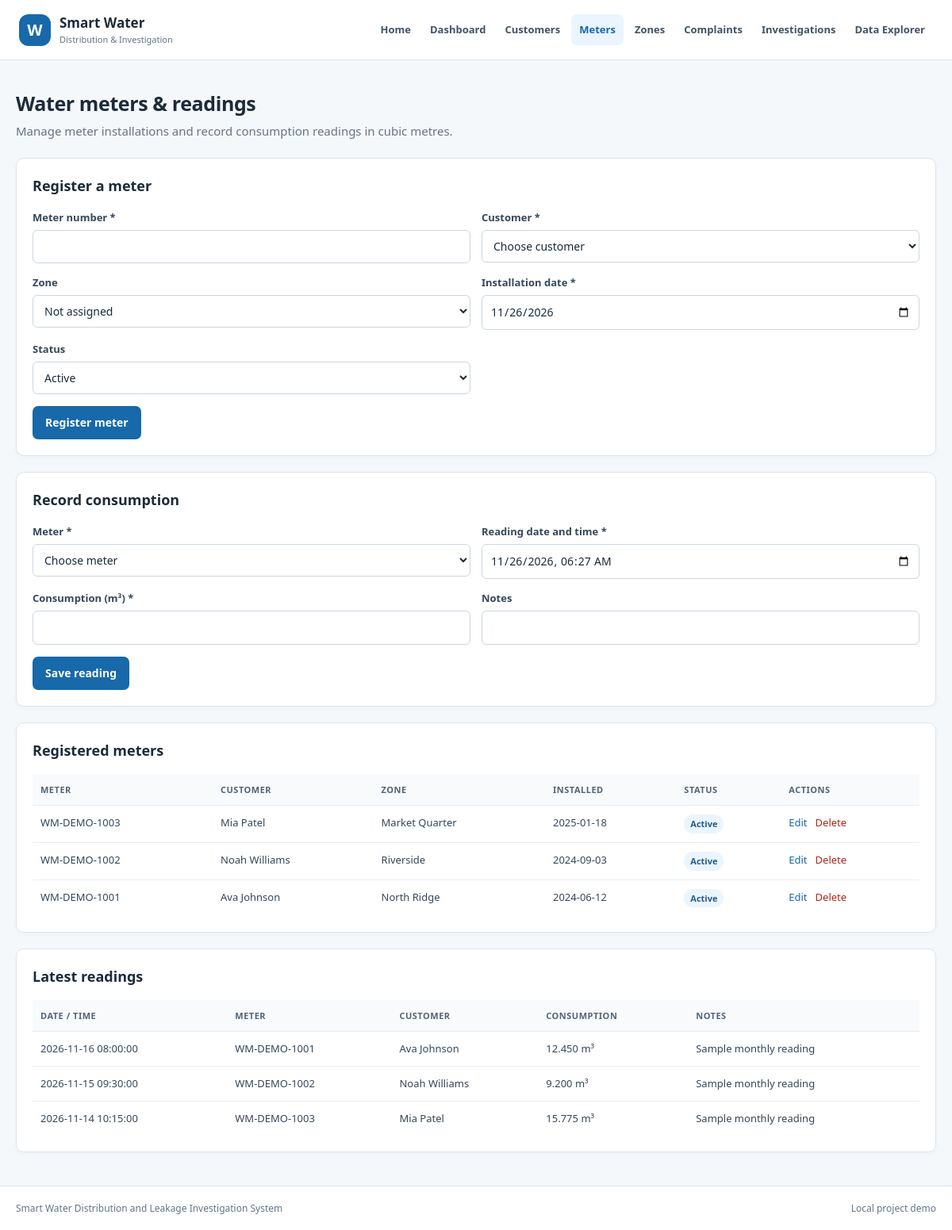
Page /meters.php on the committed database.
### tables this page shows
CREATE TABLE IF NOT EXISTS meters (
    meter_id INT UNSIGNED AUTO_INCREMENT PRIMARY KEY,
    meter_number VARCHAR(60) NOT NULL UNIQUE,
    customer_id INT UNSIGNED NOT NULL,
    zone_id INT UNSIGNED NULL,
    installation_date DATE NOT NULL,
    status ENUM('Active', 'Inactive', 'Faulty') NOT NULL DEFAULT 'Active',
    created_at TIMESTAMP NOT NULL DEFAULT CURRENT_TIMESTAMP,
    CONSTRAINT fk_meters_customer FOREIGN KEY (customer_id) REFERENCES customers(customer_id)
        ON UPDATE CASCADE ON DELETE CASCADE,
    CONSTRAINT fk_meters_zone FOREIGN KEY (zone_id) REFERENCES zones(zone_id)
        ON UPDATE CASCADE ON DELETE SET NULL
);

CREATE TABLE IF NOT EXISTS customers (
    customer_id INT UNSIGNED AUTO_INCREMENT PRIMARY KEY,
    full_name VARCHAR(120) NOT NULL,
    email VARCHAR(150) NOT NULL DEFAULT '',
    phone VARCHAR(30) NOT NULL,
    address VARCHAR(255) NOT NULL,
    zone_id INT UNSIGNED NULL,
    created_at TIMESTAMP NOT NULL DEFAULT CURRENT_TIMESTAMP,
    CONSTRAINT fk_customers_zone FOREIGN KEY (zone_id) REFERENCES zones(zone_id)
        ON UPDATE CASCADE ON DELETE SET NULL
);

CREATE TABLE IF NOT EXISTS zones (
    zone_id INT UNSIGNED AUTO_INCREMENT PRIMARY KEY,
    zone_name VARCHAR(100) NOT NULL UNIQUE,
    area VARCHAR(150) NOT NULL,
    pipeline_length_m DECIMAL(10,2) NOT NULL DEFAULT 0,
    pipeline_material VARCHAR(80) NOT NULL DEFAULT '',
    status ENUM('Active', 'Maintenance', 'Inactive') NOT NULL DEFAULT 'Active',
    description TEXT NULL,
    created_at TIMESTAMP NOT NULL DEFAULT CURRENT_TIMESTAMP
);

CREATE TABLE IF NOT EXISTS sensor_readings (
    reading_id BIGINT UNSIGNED AUTO_INCREMENT PRIMARY KEY,
    meter_id INT UNSIGNED NOT NULL,
    reading_date DATETIME NOT NULL,
    consumption_m3 DECIMAL(12,3) NOT NULL,
    notes VARCHAR(255) NULL,
    created_at TIMESTAMP NOT NULL DEFAULT CURRENT_TIMESTAMP,
    CONSTRAINT fk_readings_meter FOREIGN KEY (meter_id) REFERENCES meters(meter_id)
        ON UPDATE CASCADE ON DELETE CASCADE,
    INDEX idx_readings_date (reading_date)
);

### includes/app.php (called while the page is built, shortened)
<?php
function h(string|int|float|null $value): string
{
    return htmlspecialchars((string) $value, ENT_QUOTES, 'UTF-8');
}

### meters.php (the view, shortened to what this page needs)
<?php
require_once __DIR__ . '/includes/app.php';
$editing = null;
$customersList = $pdo->query('SELECT customer_id, full_name FROM customers ORDER BY full_name')->fetchAll();
$meters = $pdo->query('SELECT m.*, c.full_name, z.zone_name FROM meters m JOIN customers c ON c.customer_id = m.customer_id LEFT JOIN zones z ON z.zone_id = m.zone_id ORDER BY m.meter_id DESC')->fetchAll();
$readings = $pdo->query('SELECT r.*, m.meter_number, c.full_name FROM sensor_readings r JOIN meters m ON m.meter_id = r.meter_id JOIN customers c ON c.customer_id = m.customer_id ORDER BY r.reading_date DESC, r.reading_id DESC LIMIT 20')->fetchAll();
include __DIR__ . '/includes/header.php';
?>
<div class="page-heading"><div><h1>Water meters &amp; readings</h1><p>Manage meter installations and record consumption readings in cubic metres.</p></div></div>
<section class="panel"><h2><?= $editing ? 'Update meter' : 'Register a meter' ?></h2>
<?php if (!$customersList): ?><p class="empty">Add a customer before registering a meter.</p><?php else: ?>
<form method="post"><?= form_token() ?><input type="hidden" name="action" value="save_meter"><input type="hidden" name="meter_id" value="<?= h($editing['meter_id'] ?? '') ?>">
<div class="form-grid"><div class="field"><label for="meter_number">Meter number *</label><input id="meter_number" name="meter_number" maxlength="60" required value="<?= h($editing['meter_number'] ?? '') ?>"></div>
<div class="field"><label for="customer_id">Customer *</label><select id="customer_id" name="customer_id" required><option value="">Choose customer</option></select></div>
<div class="field"><label for="meter_zone_id">Zone</label><select id="meter_zone_id" name="zone_id"><option value="">Not assigned</option></select></div>
<div class="field"><label for="installation_date">Installation date *</label><input id="installation_date" name="installation_date" type="date" required value="<?= h($editing['installation_date'] ?? date('Y-m-d')) ?>"></div>
<div class="field"><label for="meter_status">Status</label><select id="meter_status" name="status"><?php foreach (['Active', 'Inactive', 'Faulty'] as $status): ?><option <?= ($editing['status'] ?? 'Active') === $status ? 'selected' : '' ?>><?= h($status) ?></option><?php endforeach; ?></select></div></div>
<div class="form-actions"><button class="button" type="submit"><?= $editing ? 'Save changes' : 'Register meter' ?></button><?php if ($editing): ?><a class="cancel-link" href="meters.php">Cancel</a><?php endif; ?></div>
</form><?php endif; ?></section>
<section class="panel"><h2>Record consumption</h2>
<?php if (!$meters): ?><p class="empty">Register a meter before adding a reading.</p><?php else: ?><form method="post"><?= form_token() ?><input type="hidden" name="action" value="add_reading"><div class="form-grid">
<div class="field"><label for="reading_meter">Meter *</label><select id="reading_meter" name="meter_id" required><option value="">Choose meter</option></select></div>
<div class="field"><label for="reading_date">Reading date and time *</label><input id="reading_date" name="reading_date" type="datetime-local" required value="<?= h(date('Y-m-d\TH:i')) ?>"></div>
<div class="field"><label for="consumption_m3">Consumption (m³) *</label><input id="consumption_m3" name="consumption_m3" type="number" min="0" step="0.001" required></div>
<div class="field"><label for="reading_notes">Notes</label><input id="reading_notes" name="reading_notes" maxlength="255"></div></div><div class="form-actions"><button class="button" type="submit">Save reading</button></div></form><?php endif; ?></section>
<section class="panel"><h2>Registered meters</h2><?php if (!$meters): ?><p class="empty">No meters registered yet.</p><?php else: ?><div class="table-wrap"><table><thead><tr><th>Meter</th><th>Customer</th><th>Zone</th><th>Installed</th><th>Status</th><th>Actions</th></tr></thead><tbody><?php foreach ($meters as $meter): ?><tr><td><?= h($meter['meter_number']) ?></td><td><?= h($meter['full_name']) ?></td><td><?= h($meter['zone_name'] ?: '—') ?></td><td><?= h($meter['installation_date']) ?></td><td><span class="badge"><?= h($meter['status']) ?></span></td><td><div class="actions"><a href="meters.php?edit=<?= h($meter['meter_id']) ?>">Edit</a><form method="post" onsubmit="return confirm('Delete this meter and its readings?');"><?= form_token() ?><input type="hidden" name="action" value="delete_meter"><input type="hidden" name="meter_id" value="<?= h($meter['meter_id']) ?>"><button class="link-button danger" type="submit">Delete</button></form></div></td></tr><?php endforeach; ?></tbody></table></div><?php endif; ?></section>
<section class="panel"><h2>Latest readings</h2><?php if (!$readings): ?><p class="empty">No readings recorded yet.</p><?php else: ?><div class="table-wrap"><table><thead><tr><th>Date / time</th><th>Meter</th><th>Customer</th><th>Consumption</th><th>Notes</th></tr></thead><tbody><?php foreach ($readings as $reading): ?><tr><td><?= h($reading['reading_date']) ?></td><td><?= h($reading['meter_number']) ?></td><td><?= h($reading['full_name']) ?></td><td><?= h($reading['consumption_m3']) ?> m³</td><td><?= h($reading['notes'] ?: '—') ?></td></tr><?php endforeach; ?></tbody></table></div><?php endif; ?></section>
<?php include __DIR__ . '/includes/footer.php'; ?>

### assets/style.css (style rules this page uses)
:root { --blue: #1769aa; --blue-dark: #104c7d; --blue-light: #eaf5ff; --ink: #1c2b3a; --muted: #647487; --line: #dce5ed; --surface: #ffffff; --background: #f5f8fb; --green: #157347; --red: #b42318; }
* { box-sizing: border-box; }
body { margin: 0; color: var(--ink); background: var(--background); font: 15px/1.6 system-ui, -apple-system, "Segoe UI", sans-serif; }
a { color: var(--blue); text-decoration: none; }
.button, button.button { display: inline-block; border: 0; border-radius: 7px; padding: 10px 16px; color: #fff; background: var(--blue); font: inherit; font-size: 14px; font-weight: 700; cursor: pointer; }
.content-section h2, .page-heading h1 { margin: 0 0 18px; font-size: 25px; letter-spacing: -.4px; }
.feature-card, .panel, .stat-card { border: 1px solid var(--line); border-radius: 10px; background: var(--surface); box-shadow: 0 2px 6px rgba(27, 55, 80, .03); }
.page-heading { display: flex; justify-content: space-between; align-items: flex-end; gap: 16px; margin: 34px 0 22px; }
.page-heading h1 { margin-bottom: 3px; }
.page-heading p { margin: 0; color: var(--muted); }
.panel { margin-bottom: 20px; padding: 20px; }
.panel h2 { margin: 0 0 15px; font-size: 18px; }
.form-grid { display: grid; grid-template-columns: repeat(2, minmax(0, 1fr)); gap: 14px; }
.field { display: flex; flex-direction: column; gap: 5px; }
label { color: #35475b; font-size: 13px; font-weight: 650; }
input, select, textarea { width: 100%; padding: 9px 10px; border: 1px solid #cbd6e0; border-radius: 6px; color: var(--ink); background: white; font: inherit; font-size: 14px; }
.form-actions { display: flex; align-items: center; gap: 12px; margin-top: 15px; }
.table-wrap { width: 100%; overflow-x: auto; }
table { width: 100%; border-collapse: collapse; text-align: left; font-size: 13px; }
th, td { padding: 11px 10px; border-bottom: 1px solid #e8edf2; vertical-align: top; }
th { color: #536477; background: #f8fafc; font-size: 11px; text-transform: uppercase; letter-spacing: .5px; white-space: nowrap; }
td { color: #35475b; }
tr:last-child td { border-bottom: 0; }
.actions { display: flex; align-items: center; gap: 10px; white-space: nowrap; }
.actions form { margin: 0; }
.link-button { padding: 0; border: 0; color: var(--blue); background: none; font: inherit; cursor: pointer; }
.link-button.danger { color: var(--red); }
.badge { display: inline-block; padding: 3px 8px; border-radius: 20px; color: #245c86; background: var(--blue-light); font-size: 11px; font-weight: 700; white-space: nowrap; }

### rows in the picture
meters: meter_number "WM-DEMO-1003", customer.full_name "Mia Patel", zone.zone_name "Market Quarter", installation_date "2025-01-18", status "Active"
meters: meter_number "WM-DEMO-1002", customer.full_name "Noah Williams", zone.zone_name "Riverside", installation_date "2024-09-03", status "Active"
meters: meter_number "WM-DEMO-1001", customer.full_name "Ava Johnson", zone.zone_name "North Ridge", installation_date "2024-06-12", status "Active"
sensor_readings: reading_date "2026-11-16 08:00:00", meter.meter_number "WM-DEMO-1001", customers.full_name "Ava Johnson", consumption_m3 "12.450", notes "Sample monthly reading"
sensor_readings: reading_date "2026-11-15 09:30:00", meter.meter_number "WM-DEMO-1002", customers.full_name "Noah Williams", consumption_m3 "9.200", notes "Sample monthly reading"
sensor_readings: reading_date "2026-11-14 10:15:00", meter.meter_number "WM-DEMO-1003", customers.full_name "Mia Patel", consumption_m3 "15.775", notes "Sample monthly reading"

### other values in the picture
form field status "Active"
